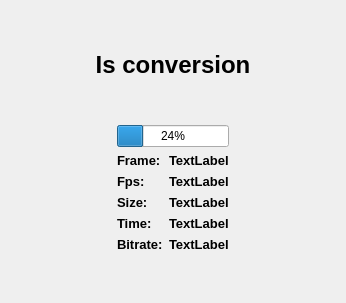
     <widget class="QWidget" name="tab_2">
      <attribute name="title">
       <string>Status</string>
      </attribute>
      <layout class="QGridLayout" name="gridLayout_12">
       <item row="4" column="1">
        <widget class="QProgressBar" name="progressBar">
         <property name="value">
          <number>24</number>
         </property>
        </widget>
       </item>
       <item row="2" column="0">
        <spacer name="verticalSpacer">
         <property name="orientation">
          <enum>Qt::Vertical</enum>
         </property>
         <property name="sizeType">
          <enum>QSizePolicy::Fixed</enum>
         </property>
         <property name="sizeHint" stdset="0">
          <size>
           <width>20</width>
           <height>40</height>
          </size>
         </property>
        </spacer>
       </item>
       <item row="1" column="0" colspan="3">
        <widget class="QLabel" name="label_28">
         <property name="sizePolicy">
          <sizepolicy hsizetype="Minimum" vsizetype="Maximum">
           <horstretch>0</horstretch>
           <verstretch>0</verstretch>
          </sizepolicy>
         </property>
         <property name="font">
          <font>
           <pointsize>18</pointsize>
           <weight>75</weight>
           <bold>true</bold>
          </font>
         </property>
         <property name="text">
          <string>Is conversion</string>
         </property>
         <property name="alignment">
          <set>Qt::AlignCenter</set>
         </property>
        </widget>
       </item>
       <item row="6" column="1">
        <spacer name="verticalSpacer_2">
         <property name="orientation">
          <enum>Qt::Vertical</enum>
         </property>
         <property name="sizeHint" stdset="0">
          <size>
           <width>20</width>
           <height>40</height>
          </size>
         </property>
        </spacer>
       </item>
       <item row="5" column="0">
        <spacer name="horizontalSpacer">
         <property name="orientation">
          <enum>Qt::Horizontal</enum>
         </property>
         <property name="sizeType">
          <enum>QSizePolicy::Fixed</enum>
         </property>
         <property name="sizeHint" stdset="0">
          <size>
           <width>100</width>
           <height>20</height>
          </size>
         </property>
        </spacer>
       </item>
       <item row="5" column="1">
        <layout class="QGridLayout" name="gridLayout_11">
         <item row="0" column="0">
          <widget class="QLabel" name="label_33">
           <property name="sizePolicy">
            <sizepolicy hsizetype="Maximum" vsizetype="Preferred">
             <horstretch>0</horstretch>
             <verstretch>0</verstretch>
            </sizepolicy>
           </property>
           <property name="font">
            <font>
             <pointsize>10</pointsize>
             <weight>75</weight>
             <bold>true</bold>
            </font>
           </property>
           <property name="text">
            <string>Frame:</string>
           </property>
          </widget>
         </item>
         <item row="0" column="1">
          <widget class="QLabel" name="label_34">
           <property name="font">
            <font>
             <pointsize>10</pointsize>
             <weight>75</weight>
             <bold>true</bold>
            </font>
           </property>
           <property name="text">
            <string>TextLabel</string>
           </property>
          </widget>
         </item>
         <item row="1" column="0">
          <widget class="QLabel" name="label_35">
           <property name="sizePolicy">
            <sizepolicy hsizetype="Maximum" vsizetype="Preferred">
             <horstretch>0</horstretch>
             <verstretch>0</verstretch>
            </sizepolicy>
           </property>
           <property name="font">
            <font>
             <pointsize>10</pointsize>
             <weight>75</weight>
             <bold>true</bold>
            </font>
           </property>
           <property name="text">
            <string>Fps:</string>
           </property>
          </widget>
         </item>
         <item row="1" column="1">
          <widget class="QLabel" name="label_36">
           <property name="font">
            <font>
             <pointsize>10</pointsize>
             <weight>75</weight>
             <bold>true</bold>
            </font>
           </property>
           <property name="text">
            <string>TextLabel</string>
           </property>
          </widget>
         </item>
         <item row="2" column="0">
          <widget class="QLabel" name="label_37">
           <property name="sizePolicy">
            <sizepolicy hsizetype="Maximum" vsizetype="Preferred">
             <horstretch>0</horstretch>
             <verstretch>0</verstretch>
            </sizepolicy>
           </property>
           <property name="font">
            <font>
             <pointsize>10</pointsize>
             <weight>75</weight>
             <bold>true</bold>
            </font>
           </property>
           <property name="text">
            <string>Size:</string>
           </property>
          </widget>
         </item>
         <item row="2" column="1">
          <widget class="QLabel" name="label_38">
           <property name="font">
            <font>
             <pointsize>10</pointsize>
             <weight>75</weight>
             <bold>true</bold>
            </font>
           </property>
           <property name="text">
            <string>TextLabel</string>
           </property>
          </widget>
         </item>
         <item row="3" column="0">
          <widget class="QLabel" name="label_39">
           <property name="sizePolicy">
            <sizepolicy hsizetype="Maximum" vsizetype="Preferred">
             <horstretch>0</horstretch>
             <verstretch>0</verstretch>
            </sizepolicy>
           </property>
           <property name="font">
            <font>
             <pointsize>10</pointsize>
             <weight>75</weight>
             <bold>true</bold>
            </font>
           </property>
           <property name="text">
            <string>Time:</string>
           </property>
          </widget>
         </item>
         <item row="3" column="1">
          <widget class="QLabel" name="label_40">
           <property name="font">
            <font>
             <pointsize>10</pointsize>
             <weight>75</weight>
             <bold>true</bold>
            </font>
           </property>
           <property name="text">
            <string>TextLabel</string>
           </property>
          </widget>
         </item>
         <item row="4" column="0">
          <widget class="QLabel" name="label_41">
           <property name="sizePolicy">
            <sizepolicy hsizetype="Maximum" vsizetype="Preferred">
             <horstretch>0</horstretch>
             <verstretch>0</verstretch>
            </sizepolicy>
           </property>
           <property name="font">
            <font>
             <pointsize>10</pointsize>
             <weight>75</weight>
             <bold>true</bold>
            </font>
           </property>
           <property name="text">
            <string>Bitrate:</string>
           </property>
          </widget>
         </item>
         <item row="4" column="1">
          <widget class="QLabel" name="label_42">
           <property name="font">
            <font>
             <pointsize>10</pointsize>
             <weight>75</weight>
             <bold>true</bold>
            </font>
           </property>
           <property name="text">
            <string>TextLabel</string>
           </property>
          </widget>
         </item>
        </layout>
       </item>
       <item row="5" column="2">
        <spacer name="horizontalSpacer_2">
         <property name="orientation">
          <enum>Qt::Horizontal</enum>
         </property>
         <property name="sizeType">
          <enum>QSizePolicy::Fixed</enum>
         </property>
         <property name="sizeHint" stdset="0">
          <size>
           <width>100</width>
           <height>20</height>
          </size>
         </property>
        </spacer>
       </item>
       <item row="0" column="0">
        <spacer name="verticalSpacer_3">
         <property name="orientation">
          <enum>Qt::Vertical</enum>
         </property>
         <property name="sizeType">
          <enum>QSizePolicy::Fixed</enum>
         </property>
         <property name="sizeHint" stdset="0">
          <size>
           <width>20</width>
           <height>40</height>
          </size>
         </property>
        </spacer>
       </item>
      </layout>
     </widget>
